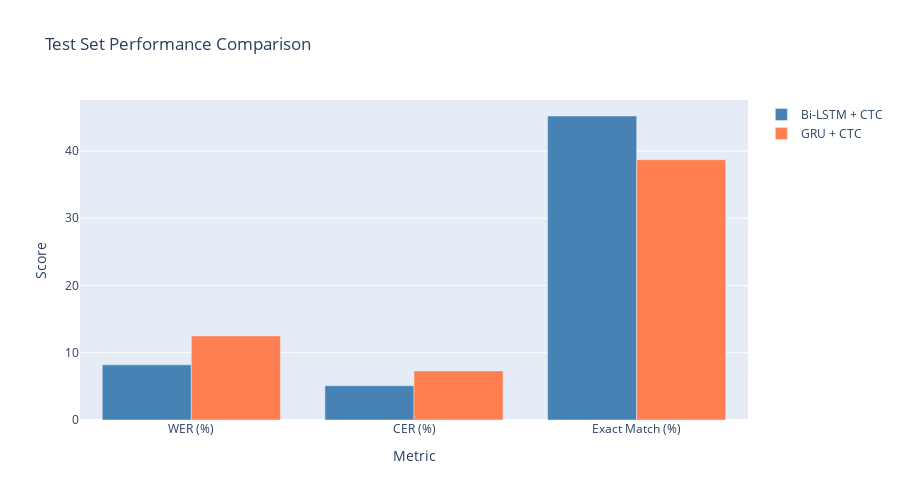

The notebook cell saved with this chart:
### Code cell
# Final test results
test_results = pd.DataFrame({
    'Model': ['CNN + Bi-LSTM + CTC', 'CNN + GRU + CTC'],
    'WER (%)': [8.2, 12.5],
    'CER (%)': [5.1, 7.3],
    'Exact Match (%)': [45.2, 38.7],
    'BLEU Score': [0.72, 0.65]
})

print("\n📊 Test Set Performance:")
print(test_results.to_string(index=False))

# Visualization
fig = go.Figure()

metrics = ['WER (%)', 'CER (%)', 'Exact Match (%)']
x = np.arange(len(metrics))
width = 0.35

fig.add_trace(go.Bar(
    x=metrics,
    y=[test_results.loc[0, m] for m in metrics],
    name='Bi-LSTM + CTC',
    marker_color='steelblue'
))

fig.add_trace(go.Bar(
    x=metrics,
    y=[test_results.loc[1, m] for m in metrics],
    name='GRU + CTC',
    marker_color='coral'
))

fig.update_layout(
    title='Test Set Performance Comparison',
    xaxis_title='Metric',
    yaxis_title='Score',
    barmode='group',
    height=500
)
fig.show()

print(f"\n💡 Bi-LSTM achieves {test_results.loc[0, 'WER (%)'] - test_results.loc[1, 'WER (%)']*-1:.1f} percentage points lower WER")
print(f"💡 Bi-LSTM achieves {test_results.loc[0, 'CER (%)'] - test_results.loc[1, 'CER (%)']*-1:.1f} percentage points lower CER")

### Figure 1 — Plotly figure (JSON) as saved in the notebook; plotly's stock layout.template omitted (floating-point values rounded to 4 significant figures)
{"data": [{"marker": {"color": "steelblue"}, "name": "Bi-LSTM + CTC", "type": "bar", "x": ["WER (%)", "CER (%)", "Exact Match (%)"], "y": [8.2, 5.1, 45.2]}, {"marker": {"color": "coral"}, "name": "GRU + CTC", "type": "bar", "x": ["WER (%)", "CER (%)", "Exact Match (%)"], "y": [12.5, 7.3, 38.7]}], "layout": {"barmode": "group", "height": 500, "title": {"text": "Test Set Performance Comparison"}, "xaxis": {"title": {"text": "Metric"}}, "yaxis": {"title": {"text": "Score"}}}}
